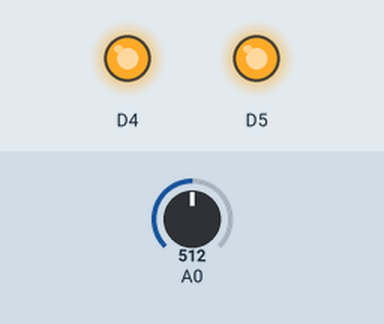
Recording of a sketch running on a simulated ESP8266 (NodeMCU). Shown: output pins drawn as LEDs (lit = HIGH). The inputs (shaded band) are chosen by the test bench; at power-on: A0 = 512.

Above: at 1.3 s.
1.4 s: A0 set to 122
At 2.7 s:
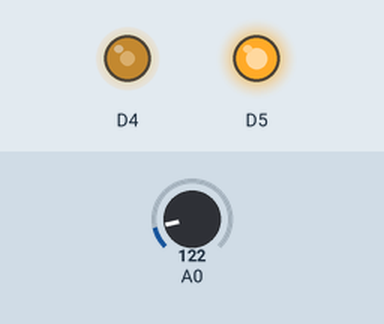
3.0 s: A0 set to 0
At 4.0 s:
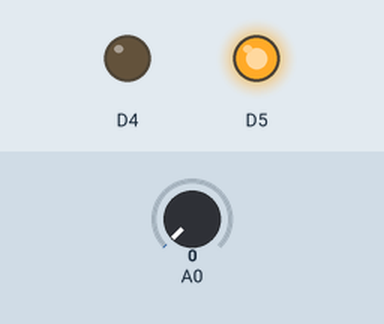
4.5 s: A0 set to 306
At 5.2 s:
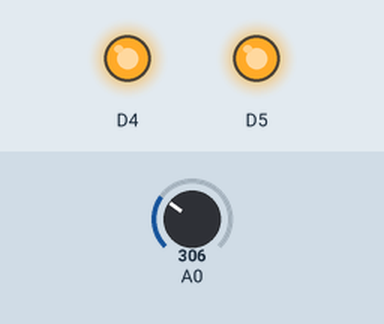
Timing chart, 0 to 7.5 s (numbered marks = the images above; inputs shaded):
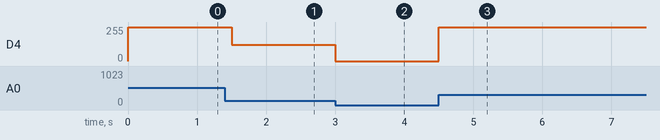

Measured:
- after the input at 1.4 s, D4: 255/255 → 122/255 after 0.10 s
- after the input at 3.0 s, D4: 122/255 → 0/255 at once
- after the input at 4.5 s, D4: 0/255 → 255/255 at once

The sketch:

nodemcublink.ino
```cpp
void setup()
{
pinMode(A0,INPUT);
pinMode(D4,OUTPUT);
pinMode(D5,OUTPUT);
digitalWrite(D5,HIGH);
Serial.begin(9600);
}

void loop() {
analogWrite(D4,analogRead(A0));
delay(500);
}
```
